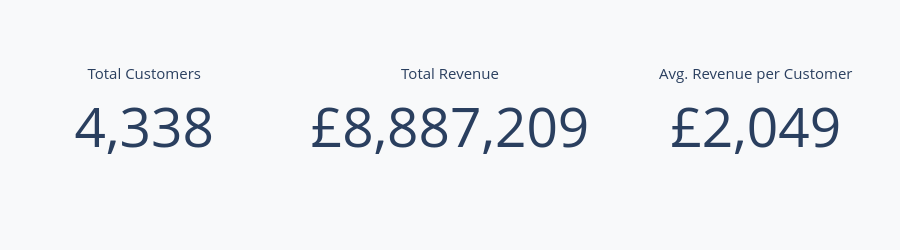

Notebook cell for this chart:
### Markdown cell above
#### Key Business Metrics

### Code cell
fig = make_subplots(
    rows=1, cols=3,
    specs=[[{'type': 'indicator'}]*3]
)

kpis = [
    ('Total Customers', rfm['CustomerID'].nunique(), "", ","),
    ('Total Revenue', rfm['Monetary'].sum(), "£", ",.0f"),
    ('Avg. Revenue per Customer', rfm['Monetary'].mean(), "£", ",.0f")
]

for i, (title, value, prefix, fmt) in enumerate(kpis, start=1):
    fig.add_trace(go.Indicator(
        mode="number",
        value=value,
        number={
            'prefix': prefix,
            'valueformat': fmt,
            'font': {'size': 55}},
        title={'text': title, 'font': {'size': 15}}
    ), row=1, col=i)

fig.update_layout(
    height=250,
    margin=dict(t=40, b=40, l=20, r=20),
    paper_bgcolor="#f8f9fa"
)

fig.show()

### Figure 1 — Plotly figure (JSON) as saved in the notebook; plotly's stock layout.template omitted (floating-point values rounded to 4 significant figures)
{"data": [{"domain": {"x": [0, 0.2889], "y": [0, 1]}, "mode": "number", "number": {"font": {"size": 55}, "prefix": "", "valueformat": ","}, "title": {"font": {"size": 15}, "text": "Total Customers"}, "type": "indicator", "value": 4338}, {"domain": {"x": [0.3556, 0.6444], "y": [0, 1]}, "mode": "number", "number": {"font": {"size": 55}, "prefix": "£", "valueformat": ",.0f"}, "title": {"font": {"size": 15}, "text": "Total Revenue"}, "type": "indicator", "value": 8887000.0}, {"domain": {"x": [0.7111, 1], "y": [0, 1]}, "mode": "number", "number": {"font": {"size": 55}, "prefix": "£", "valueformat": ",.0f"}, "title": {"font": {"size": 15}, "text": "Avg. Revenue per Customer"}, "type": "indicator", "value": 2049.0}], "layout": {"height": 250, "margin": {"b": 40, "l": 20, "r": 20, "t": 40}, "paper_bgcolor": "#f8f9fa"}}
